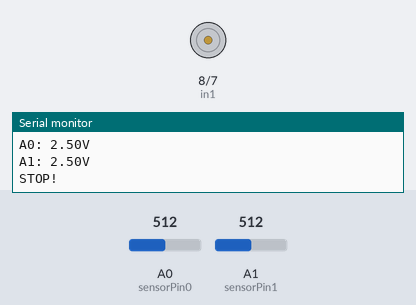
Recording of a sketch running on a simulated Arduino Uno, built with avr-gcc and run on an emulated ATmega328P. On the bench: motor-driver pin pairs drawn as motors (green arrow = first pin HIGH = forward, orange = second pin HIGH = backward, longer = more drive, scaled by the enable pin), the last lines printed to the serial monitor. The test bench sets the inputs (shaded band); at power-on: A0 (sensorPin0) = 512, A1 (sensorPin1) = 512.

Above: at 1.2 s.
1.3 s: A0 (sensorPin0) set to 747
4.3 s: A0 (sensorPin0) set to 773
At 4.7 s:
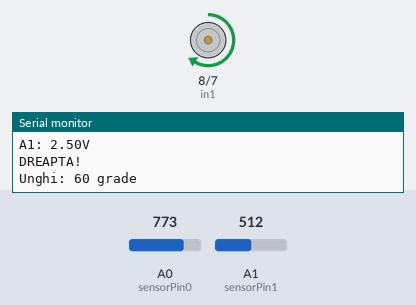
6.7 s: A1 (sensorPin1) set to 1010
9.7 s: A1 (sensorPin1) set to 1019
At 10.4 s:
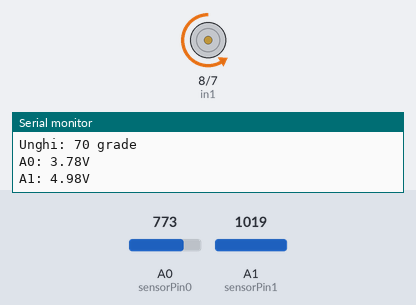
Timing chart, 0 to 12.7 s (numbered marks = the images above; inputs shaded):
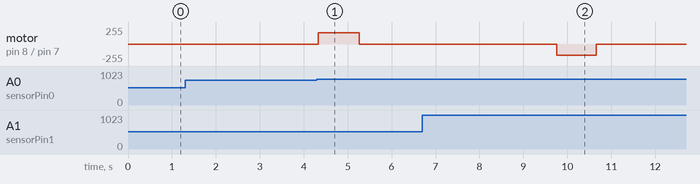

The sketch:

Miscare_panou_v2.ino
```cpp
#include <LiquidCrystal.h>

#define MAX_VAL 18 // Valoarea maxima a contorului ce corespunde pozitiei de +180grade a panoului solar
#define PRAG 1.20f // Valoarea in modul a pragului impus pentru miscarea panoului
#define TIMESTAMP 20 // Cuanta de timp in milisecunde
#define SPEED 170 // Viteza motorului

int sensorPin0 = A0; // Pinul ce va primi tensiunea de la fotodioda din stanga -> pinul A0
int sensorPin1 = A1; // Pinul ce va primi tensiunea de la fotodioda din dreapta -> pinul A1

int sensorValue0; // valoarea citita de pinul A0 <=> valoarea tensiunii prin fotorezistorul din stanga
int sensorValue1; // valoarea citita de pinul A1 <=> valoarea tensiunii prin fotorezistorul din dreapta

float voltage0; // valoarea tensiunii prin fotorezistorul din stanga, convertita in volti
float voltage1; // valoarea tensiunii prin fotorezistorul din dreapta, convertita in volti

float diff; // diferenta dintre tensiunea data de fotorez din dreapta si cea data de fotorez din stanga

int contor = 0; // contorul ce va exprima pozitia de la 0 la 180 grade
                        // valoarea 0 va corespunde pozitiei de 0 grade
                        // valoarea MAX_VAL va corespunde pozitiei de 180 grade

// Pinii de control pentru L298N
int enA = 9; // pinul 9
int in1 = 8; // pinul 8
int in2 = 7; // pinul 7

int grade = 0; // variabila unde se va retine pozitia in grade a panoului
int unit_grade = 180/MAX_VAL; // "cuanta" de grade care se va aduna la fiecare miscare a panoului

LiquidCrystal lcd(12,11,5,4,3,2);

void setup() {

  Serial.begin(9600); // initializam seriala cu baudrate-ul specific

  // Setam toti pinii de control al L298N ca mod de operare = OUTPUT
  pinMode(enA, OUTPUT);
  pinMode(in1, OUTPUT);
  pinMode(in2, OUTPUT);
}

void loop() {

  sensorValue0 = analogRead(sensorPin0); // citim tensiunea de pe fotorez din stanga
  sensorValue1 = analogRead(sensorPin1); // citim tensiunea de pe fotorez din dreapta

  voltage0 = sensorValue0 * (5.0/1023.0); // convertim valoarea citita (tens pe fotorez din stanga), in volti
  voltage1 = sensorValue1 * (5.0/1023.0); // convertim valoarea citita (tens pe fotorez din dreapta), in volti

  // Afisam tensiunile celor doua fotorez
  Serial.print("A0: ");
  Serial.print(voltage0);
  Serial.println("V");

  Serial.print("A1: ");
  Serial.print(voltage1);
  Serial.println("V");

  // Calculam diferenta intre tensiunea care cade pe fotorez din stanga si cea care cade pe fotorez din dreapta
  diff = voltage0 - voltage1;

  // Daca diferenta trece de un anumit prag pozitiv si pozitia panoului nu a ajuns la 180 grade
  if(diff >= PRAG && contor < MAX_VAL)
  {
    Serial.println("DREAPTA!"); // Afisam string-ul "DREAPTA!" pe seriala
    Serial.print("Unghi: ");
    Serial.print(grade);
    Serial.println(" grade");

    // Prin setarea starii pinului 8 la HIGH si pinului 7 la LOW, motorul se va deplasa la dreapta
    digitalWrite(in1, HIGH);
    digitalWrite(in2, LOW);
    analogWrite(enA, SPEED); // Viteza motorului

    contor++; // Crestem contorul
    grade = grade + unit_grade; // crestem gradele catre 180
  }
  else if(diff <= -PRAG && contor > 0) // Daca diferenta trece de un anumit prag negativ si panoul nu este la 0 grade
  {
    Serial.println("STANGA!"); // Afisam string-ul "STANGA!" pe seriala
    Serial.print("Unghi: ");
    Serial.print(grade);
    Serial.println(" grade");

    // Prin setarea starii pinului 8 la LOW si pinului 7 la HIGH, motorul se va deplasa la stanga
    digitalWrite(in1, LOW);
    digitalWrite(in2, HIGH);
    analogWrite(enA, SPEED); // Viteza motorului

    contor--; // Scadem contorul
    grade = grade - unit_grade; // scadem gradele catre 0
  }
  else // Daca diferenta este sub un anumit prag atat pe partea pozitiva cat si pe partea neg (in modul este mai mica decat pragul stabilit)
  {
    Serial.println("STOP!"); // Afisam string-ul "STOP!" pe seriala
    Serial.print("Unghi: ");
    Serial.print(grade);
    Serial.println(" grade");

    // Prin setarea starii ambilor pini la LOW, motorul se va opri
    digitalWrite(in1, LOW);
    digitalWrite(in2, LOW);
    analogWrite(enA, 0); // Setez viteza motorului la 0
  }

  delay(TIMESTAMP);
}
```

Measured:
- the behaviour switches between 757 and 758 on A0 (sensorPin0) (found by bisection; images 0 and 1)
- the behaviour switches between 1018 and 1019 on A1 (sensorPin1) (found by bisection; images 1 and 2)
- after the input at 4.3 s, motor on pin 8 (in1) / pin 7 (in2): stopped → forward 170/255 at once, → stopped 0.92 s later
- after the input at 9.7 s, motor on pin 8 (in1) / pin 7 (in2): stopped → backward 170/255 after 0.06 s, → stopped 0.90 s later
